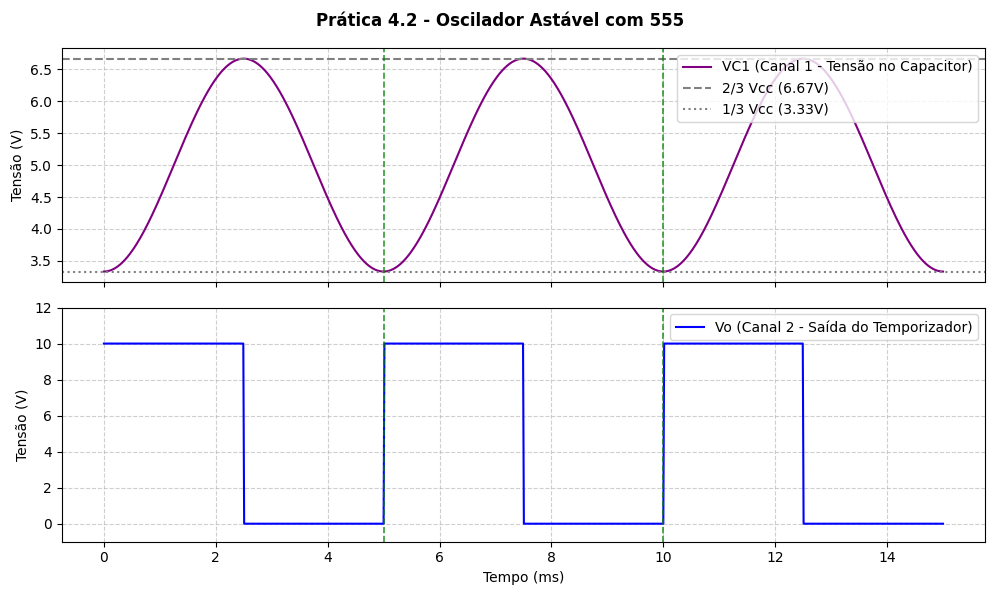

Write Python code to recreate this figure.
import matplotlib.pyplot as plt
import numpy as np

f = 200
T = 1 / f
t = np.linspace(0, 3 * T, 1000)
Vcc = 10.0

Vo = np.where(np.sin(2 * np.pi * f * t) >= 0, Vcc, 0)
Vc = (Vcc / 2) + (Vcc / 6) * np.sin(2 * np.pi * f * t - np.pi / 2)

peak_indices = []
for i in range(1, len(Vc) - 1):
  if (Vc[i] > Vc[i - 1] and Vc[i] > Vc[i + 1]) or (
      Vc[i] < Vc[i - 1] and Vc[i] < Vc[i + 1]
  ):
    peak_indices.append(i)

fig, (ax1, ax2) = plt.subplots(2, 1, figsize=(10, 6), sharex=True)
fig.suptitle(
    "Prática 4.2 - Oscilador Astável com 555", fontsize=12, weight="bold"
)

ax1.plot(
    t * 1e3, Vc, label="VC1 (Canal 1 - Tensão no Capacitor)", color="purple"
)
ax1.axhline(
    (2 / 3) * Vcc, color="gray", linestyle="--", label="2/3 Vcc (6.67V)"
)
ax1.axhline(
    (1 / 3) * Vcc, color="gray", linestyle=":", label="1/3 Vcc (3.33V)"
)
ax1.set_ylabel("Tensão (V)")
ax1.grid(True, linestyle="--", alpha=0.6)
ax1.legend(loc="upper right")

ax2.plot(
    t * 1e3, Vo, label="Vo (Canal 2 - Saída do Temporizador)", color="blue"
)
ax2.set_ylabel("Tensão (V)")
ax2.set_xlabel("Tempo (ms)")
ax2.set_ylim(-1, 12)
ax2.grid(True, linestyle="--", alpha=0.6)
ax2.legend(loc="upper right")

for idx in peak_indices:
  t_val = t[idx] * 1e3
  ax1.axvline(t_val, color="green", linestyle="--", alpha=0.8, linewidth=1.2)
  ax2.axvline(t_val, color="green", linestyle="--", alpha=0.8, linewidth=1.2)

plt.tight_layout()
plt.show()
